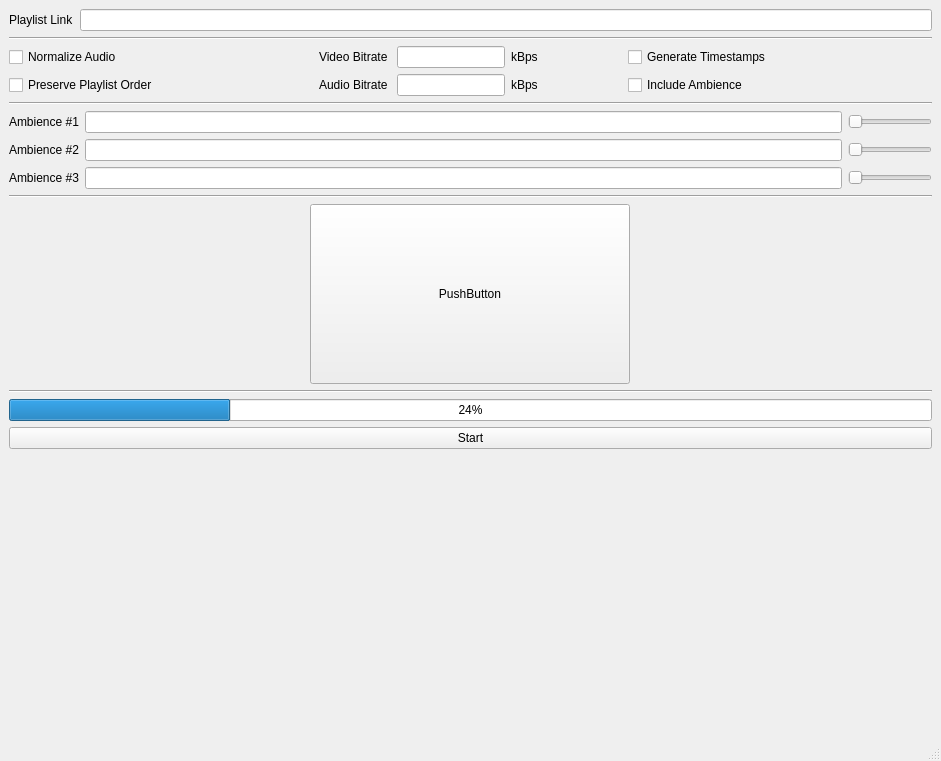
<?xml version="1.0" encoding="UTF-8"?>
<ui version="4.0">
 <class>MainWindow</class>
 <widget class="QMainWindow" name="MainWindow">
  <property name="geometry">
   <rect>
    <x>0</x>
    <y>0</y>
    <width>941</width>
    <height>761</height>
   </rect>
  </property>
  <property name="sizePolicy">
   <sizepolicy hsizetype="Minimum" vsizetype="Preferred">
    <horstretch>0</horstretch>
    <verstretch>0</verstretch>
   </sizepolicy>
  </property>
  <property name="windowTitle">
   <string>MainWindow</string>
  </property>
  <widget class="QWidget" name="centralwidget">
   <layout class="QHBoxLayout" name="horizontalLayout">
    <item>
     <layout class="QVBoxLayout" name="verticalLayout">
      <item>
       <layout class="QHBoxLayout" name="playlist_link">
        <item>
         <widget class="QLabel" name="playlist_link_label">
          <property name="sizePolicy">
           <sizepolicy hsizetype="Preferred" vsizetype="Preferred">
            <horstretch>0</horstretch>
            <verstretch>0</verstretch>
           </sizepolicy>
          </property>
          <property name="text">
           <string>Playlist Link</string>
          </property>
         </widget>
        </item>
        <item>
         <widget class="QLineEdit" name="playlist_link_entry">
          <property name="sizePolicy">
           <sizepolicy hsizetype="MinimumExpanding" vsizetype="Fixed">
            <horstretch>0</horstretch>
            <verstretch>0</verstretch>
           </sizepolicy>
          </property>
         </widget>
        </item>
       </layout>
      </item>
      <item>
       <widget class="Line" name="line">
        <property name="orientation">
         <enum>Qt::Horizontal</enum>
        </property>
       </widget>
      </item>
      <item>
       <layout class="QGridLayout" name="options">
        <item row="0" column="1">
         <layout class="QHBoxLayout" name="horizontalLayout_3">
          <item>
           <widget class="QLabel" name="video_bitrate_label">
            <property name="text">
             <string>Video Bitrate</string>
            </property>
           </widget>
          </item>
          <item>
           <widget class="QLineEdit" name="video_bitrate_entry">
            <property name="sizePolicy">
             <sizepolicy hsizetype="Preferred" vsizetype="Fixed">
              <horstretch>0</horstretch>
              <verstretch>0</verstretch>
             </sizepolicy>
            </property>
           </widget>
          </item>
          <item>
           <widget class="QLabel" name="label_4">
            <property name="text">
             <string>kBps</string>
            </property>
           </widget>
          </item>
          <item>
           <spacer name="horizontalSpacer">
            <property name="orientation">
             <enum>Qt::Horizontal</enum>
            </property>
            <property name="sizeType">
             <enum>QSizePolicy::Minimum</enum>
            </property>
            <property name="sizeHint" stdset="0">
             <size>
              <width>40</width>
              <height>20</height>
             </size>
            </property>
           </spacer>
          </item>
         </layout>
        </item>
        <item row="1" column="1">
         <layout class="QHBoxLayout" name="horizontalLayout_4">
          <item>
           <widget class="QLabel" name="audio_bitrate_label">
            <property name="text">
             <string>Audio Bitrate</string>
            </property>
           </widget>
          </item>
          <item>
           <widget class="QLineEdit" name="audio_bitrate_entry">
            <property name="sizePolicy">
             <sizepolicy hsizetype="Preferred" vsizetype="Fixed">
              <horstretch>0</horstretch>
              <verstretch>0</verstretch>
             </sizepolicy>
            </property>
           </widget>
          </item>
          <item>
           <widget class="QLabel" name="label_5">
            <property name="text">
             <string>kBps</string>
            </property>
           </widget>
          </item>
          <item>
           <spacer name="horizontalSpacer_2">
            <property name="orientation">
             <enum>Qt::Horizontal</enum>
            </property>
            <property name="sizeType">
             <enum>QSizePolicy::Minimum</enum>
            </property>
            <property name="sizeHint" stdset="0">
             <size>
              <width>40</width>
              <height>20</height>
             </size>
            </property>
           </spacer>
          </item>
         </layout>
        </item>
        <item row="0" column="0">
         <widget class="QCheckBox" name="normalize_audio">
          <property name="text">
           <string>Normalize Audio</string>
          </property>
         </widget>
        </item>
        <item row="0" column="2">
         <widget class="QCheckBox" name="generate_timestamps">
          <property name="text">
           <string>Generate Timestamps</string>
          </property>
         </widget>
        </item>
        <item row="1" column="0">
         <widget class="QCheckBox" name="playlist_order">
          <property name="text">
           <string>Preserve Playlist Order</string>
          </property>
         </widget>
        </item>
        <item row="1" column="2">
         <widget class="QCheckBox" name="include_ambience">
          <property name="text">
           <string>Include Ambience</string>
          </property>
         </widget>
        </item>
       </layout>
      </item>
      <item>
       <widget class="Line" name="line_2">
        <property name="orientation">
         <enum>Qt::Horizontal</enum>
        </property>
       </widget>
      </item>
      <item>
       <layout class="QVBoxLayout" name="ambience_container">
        <item>
         <layout class="QHBoxLayout" name="ambience_1">
          <item>
           <widget class="QLabel" name="label_8">
            <property name="text">
             <string>Ambience #1</string>
            </property>
           </widget>
          </item>
          <item>
           <widget class="QLineEdit" name="am_1_entry"/>
          </item>
          <item>
           <widget class="QSlider" name="am_1_vol">
            <property name="sizePolicy">
             <sizepolicy hsizetype="Maximum" vsizetype="Fixed">
              <horstretch>0</horstretch>
              <verstretch>0</verstretch>
             </sizepolicy>
            </property>
            <property name="orientation">
             <enum>Qt::Horizontal</enum>
            </property>
           </widget>
          </item>
         </layout>
        </item>
        <item>
         <layout class="QHBoxLayout" name="ambience_2">
          <item>
           <widget class="QLabel" name="label_6">
            <property name="text">
             <string>Ambience #2</string>
            </property>
           </widget>
          </item>
          <item>
           <widget class="QLineEdit" name="am_2_entry">
            <property name="sizePolicy">
             <sizepolicy hsizetype="MinimumExpanding" vsizetype="Fixed">
              <horstretch>0</horstretch>
              <verstretch>0</verstretch>
             </sizepolicy>
            </property>
           </widget>
          </item>
          <item>
           <widget class="QSlider" name="am_2_vol">
            <property name="sizePolicy">
             <sizepolicy hsizetype="Maximum" vsizetype="Fixed">
              <horstretch>0</horstretch>
              <verstretch>0</verstretch>
             </sizepolicy>
            </property>
            <property name="orientation">
             <enum>Qt::Horizontal</enum>
            </property>
           </widget>
          </item>
         </layout>
        </item>
        <item>
         <layout class="QHBoxLayout" name="ambience_3">
          <item>
           <widget class="QLabel" name="label_7">
            <property name="text">
             <string>Ambience #3</string>
            </property>
           </widget>
          </item>
          <item>
           <widget class="QLineEdit" name="am_3_entry"/>
          </item>
          <item>
           <widget class="QSlider" name="am_3_vol">
            <property name="sizePolicy">
             <sizepolicy hsizetype="Maximum" vsizetype="Fixed">
              <horstretch>0</horstretch>
              <verstretch>0</verstretch>
             </sizepolicy>
            </property>
            <property name="orientation">
             <enum>Qt::Horizontal</enum>
            </property>
           </widget>
          </item>
         </layout>
        </item>
       </layout>
      </item>
      <item>
       <widget class="Line" name="line_3">
        <property name="orientation">
         <enum>Qt::Horizontal</enum>
        </property>
       </widget>
      </item>
      <item>
       <layout class="QHBoxLayout" name="horizontalLayout_5">
        <item>
         <widget class="QPushButton" name="thumbnail">
          <property name="sizePolicy">
           <sizepolicy hsizetype="Fixed" vsizetype="Fixed">
            <horstretch>0</horstretch>
            <verstretch>0</verstretch>
           </sizepolicy>
          </property>
          <property name="minimumSize">
           <size>
            <width>320</width>
            <height>180</height>
           </size>
          </property>
          <property name="text">
           <string>PushButton</string>
          </property>
         </widget>
        </item>
       </layout>
      </item>
      <item>
       <widget class="Line" name="line_4">
        <property name="orientation">
         <enum>Qt::Horizontal</enum>
        </property>
       </widget>
      </item>
      <item>
       <widget class="QProgressBar" name="progress">
        <property name="value">
         <number>24</number>
        </property>
       </widget>
      </item>
      <item>
       <widget class="QPushButton" name="start_button">
        <property name="text">
         <string>Start</string>
        </property>
       </widget>
      </item>
      <item>
       <spacer name="verticalSpacer">
        <property name="orientation">
         <enum>Qt::Vertical</enum>
        </property>
        <property name="sizeHint" stdset="0">
         <size>
          <width>20</width>
          <height>40</height>
         </size>
        </property>
       </spacer>
      </item>
     </layout>
    </item>
   </layout>
  </widget>
  <widget class="QMenuBar" name="menubar">
   <property name="geometry">
    <rect>
     <x>0</x>
     <y>0</y>
     <width>941</width>
     <height>26</height>
    </rect>
   </property>
  </widget>
  <widget class="QStatusBar" name="statusbar"/>
 </widget>
 <resources/>
 <connections/>
</ui>
